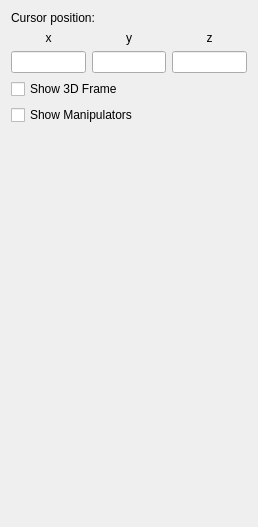
<?xml version="1.0" encoding="UTF-8"?>
<ui version="4.0">
 <class>StereotacticFrameWidget</class>
 <widget class="QWidget" name="StereotacticFrameWidget">
  <property name="geometry">
   <rect>
    <x>0</x>
    <y>0</y>
    <width>258</width>
    <height>527</height>
   </rect>
  </property>
  <property name="windowTitle">
   <string>Form</string>
  </property>
  <layout class="QVBoxLayout" name="verticalLayout">
   <item>
    <widget class="QLabel" name="cursorPositionLabel">
     <property name="text">
      <string>Cursor position:</string>
     </property>
    </widget>
   </item>
   <item>
    <layout class="QGridLayout" name="gridLayout">
     <item row="0" column="0">
      <widget class="QLabel" name="label">
       <property name="font">
        <font>
         <pointsize>9</pointsize>
        </font>
       </property>
       <property name="text">
        <string>x</string>
       </property>
       <property name="alignment">
        <set>Qt::AlignCenter</set>
       </property>
      </widget>
     </item>
     <item row="0" column="1">
      <widget class="QLabel" name="label_2">
       <property name="font">
        <font>
         <pointsize>9</pointsize>
        </font>
       </property>
       <property name="text">
        <string>y</string>
       </property>
       <property name="alignment">
        <set>Qt::AlignCenter</set>
       </property>
      </widget>
     </item>
     <item row="0" column="2">
      <widget class="QLabel" name="label_3">
       <property name="font">
        <font>
         <pointsize>9</pointsize>
        </font>
       </property>
       <property name="text">
        <string>z</string>
       </property>
       <property name="alignment">
        <set>Qt::AlignCenter</set>
       </property>
      </widget>
     </item>
     <item row="1" column="0">
      <widget class="QLineEdit" name="lineEditFrameX">
       <property name="maximumSize">
        <size>
         <width>100</width>
         <height>16777215</height>
        </size>
       </property>
      </widget>
     </item>
     <item row="1" column="1">
      <widget class="QLineEdit" name="lineEditFrameY">
       <property name="maximumSize">
        <size>
         <width>100</width>
         <height>16777215</height>
        </size>
       </property>
      </widget>
     </item>
     <item row="1" column="2">
      <widget class="QLineEdit" name="lineEditFrameZ">
       <property name="maximumSize">
        <size>
         <width>100</width>
         <height>16777215</height>
        </size>
       </property>
      </widget>
     </item>
    </layout>
   </item>
   <item>
    <widget class="QCheckBox" name="show3DFrameCheckBox">
     <property name="text">
      <string>Show 3D Frame</string>
     </property>
    </widget>
   </item>
   <item>
    <widget class="QCheckBox" name="showManipulatorsCheckBox">
     <property name="text">
      <string>Show Manipulators</string>
     </property>
    </widget>
   </item>
   <item>
    <spacer name="verticalSpacer">
     <property name="orientation">
      <enum>Qt::Vertical</enum>
     </property>
     <property name="sizeHint" stdset="0">
      <size>
       <width>20</width>
       <height>40</height>
      </size>
     </property>
    </spacer>
   </item>
  </layout>
 </widget>
 <resources/>
 <connections/>
</ui>
